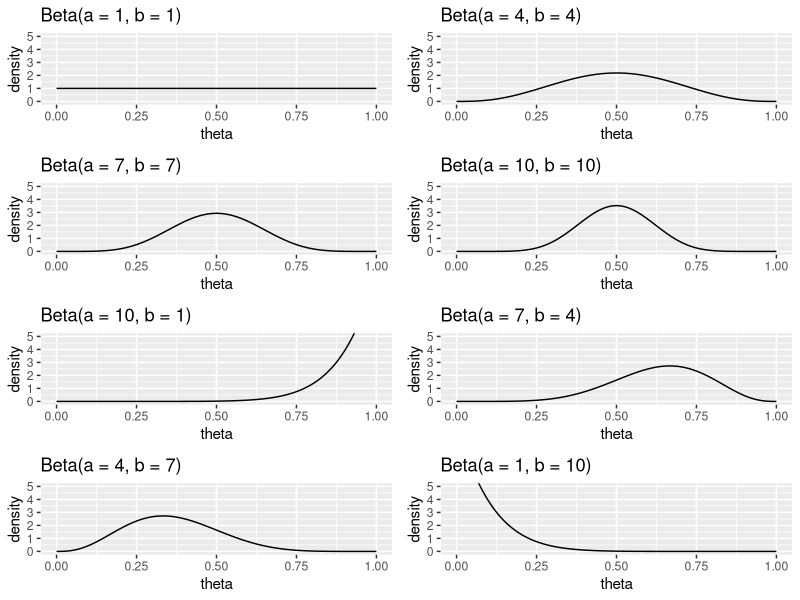
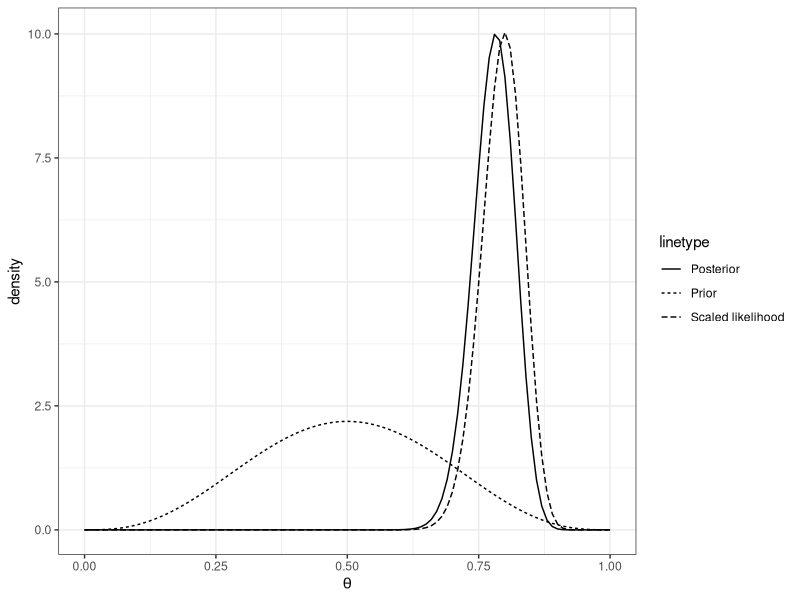
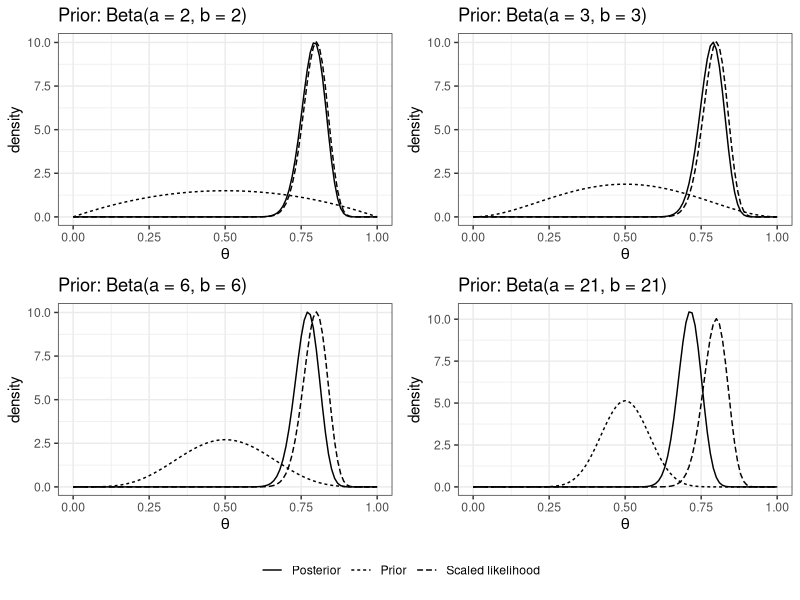
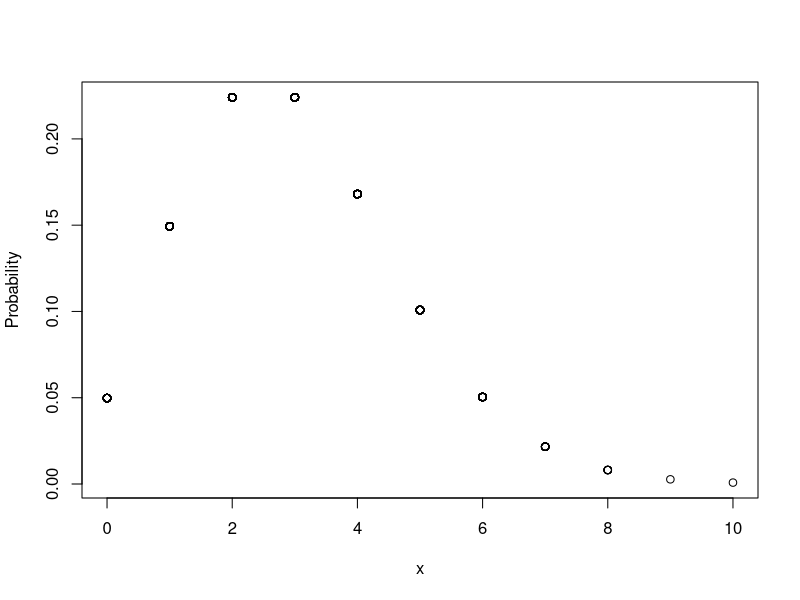
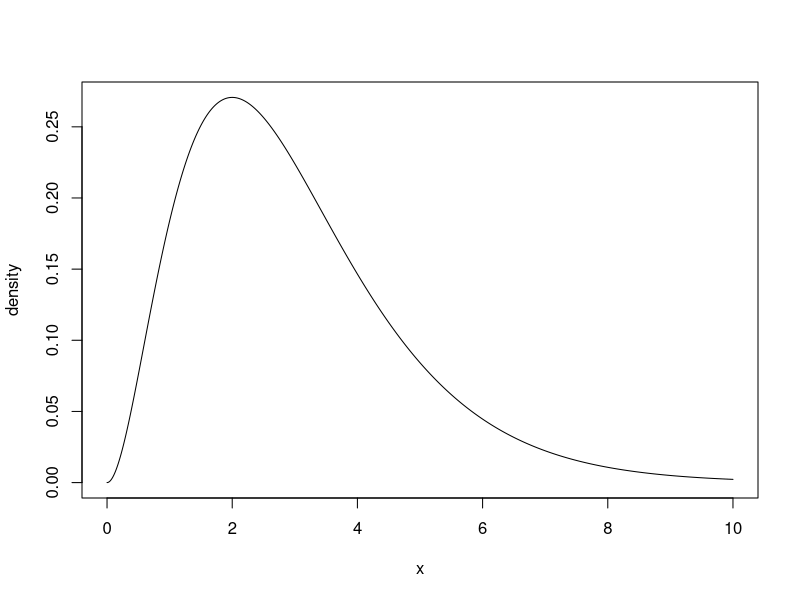
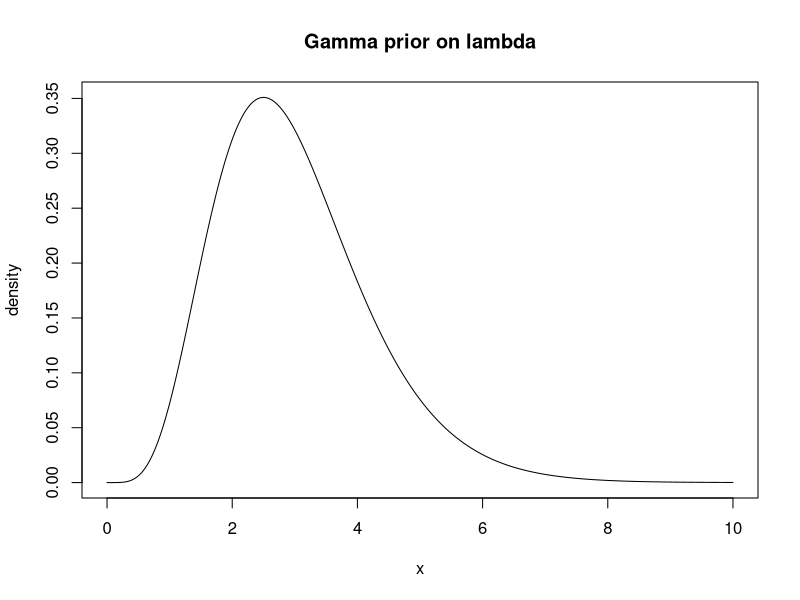

These figures' R source, in order:
## ---- chunk 1
cat('
<style>
body {
  margin-right: 120px;
}
</style>
')
## ---- chunk 2
knitr::opts_chunk$set(echo = TRUE)
library(tidyverse)
library(ggplot2)
## ---- chunk 3
estimated_means <- rbinom(100, 
                          size = 10, 
                          prob = 0.8) / 10
sd(estimated_means)
## ---- chunk 4
estimated_means <- rbinom(100, 
                          size = 100, 
                          prob = 0.8) / 100
sd(estimated_means)
## ---- chunk 5
theta <- runif(100, min = 0, max = 1)
estimated_means <- rbinom(100, 
                          size = 10, 
                          prob = theta) / 10
sd(estimated_means)
## ---- chunk 6
theta <- runif(100, min = 0.3, max = 0.8)
estimated_means <- rbinom(n=100, 
                          size = 10, 
                          prob = theta) / 10
sd(estimated_means)
## ---- chunk 7
ab <- tibble(a = c(
               seq(1, 10, 3),
               seq(10, 1, -3)
             ),
             b = c(seq(1, 10, 3), seq(1, 10, 3))
             )
plots <- pmap(ab, function(a, b) {
  (ggplot(data = tibble(theta = c(0, 1)), aes(theta)) +
   stat_function(
     fun = dbeta,
     args = list(shape1 = a, shape2 = b)
   ) +
   ylab("density") +
   coord_cartesian(ylim = c(0, 5))+
   ggtitle(paste0("Beta(a = ", a, ", b = ", b,")")))
})

cowplot::plot_grid(plotlist= plots, ncol=2)
## ---- chunk 8
qbeta(c(0.025, 0.975), 
      shape1 = 4, 
      shape2 = 4)
## ---- chunk 9
qbeta(c(0.025, 0.975), 
      shape1 = 10, 
      shape2 = 10)
## ---- chunk 10
PostFun <- function(theta) {
  theta^84 * (1 - theta)^24
}
(AUC <- integrate(PostFun, 
                  lower = 0, 
                  upper = 1)$value)
## ---- chunk 11
PostFun <- function(theta) {
  theta^84 * (1 - theta)^24 / AUC
}
integrate(PostFun, lower = 0, upper = 1)$value
## ---- chunk 12
## Likelihood
k <- 80
n <- 100
## Prior
a <- 4
b <- 4
binom_lh <- function(theta) {
dbinom(x=k, size =n, prob = theta)
}

K <- integrate(f = binom_lh, lower = 0, upper = 1)$value

binom_scaled_lh <- function(theta) 1/K * binom_lh(theta)

p_beta <- ggplot(data = tibble(theta = c(0, 1)), aes(theta)) +
  stat_function(
    fun = dbeta,
    args = list(shape1 = a, shape2 = b),
    aes(linetype = "Prior")
  ) +
  xlab(expression(theta))+
  ylab("density") +
  stat_function(
    fun = dbeta,
    args = list(shape1 = k + a, shape2 = n - k + b), aes(linetype = "Posterior")
  ) +
  stat_function(
    fun = binom_scaled_lh,
    aes(linetype = "Scaled likelihood")
  ) +
  theme(legend.title = element_blank())
p_beta + theme_bw()
## ---- chunk 13
qbeta(c(0.025, 0.975), shape1 = 84, shape2 = 24)
## ---- chunk 14
## Likelihood
k <- 80
n <- 100
## Prior
ab <- list(
   c(a=2,b=2),
   c(a=3,b=3),
   c(a=6,b=6),
   c(a=21,b=21))

plots <- purrr::map(ab, function(p){
(ggplot(data = tibble(theta = c(0, 1)), aes(theta)) +
  stat_function(
    fun = dbeta,
    args = list(shape1 = p[1], shape2 = p[2]),
    aes(linetype = "Prior")
  ) + theme_bw() +
   xlab(expression(theta)) +
  ylab("density") +
  stat_function(
    fun = dbeta,
    args = list(shape1 = k + p[1], shape2 = n - k + p[2]), aes(linetype = "Posterior")
  ) +
   stat_function(
    fun = binom_scaled_lh,
    aes(linetype = "Scaled likelihood")
  ) +
    theme(legend.position =  "none") +
    ggtitle(paste0("Prior: Beta(a = ", p[1], ", b = ", p[2],")")))
  })


# create some space to the left of the legend
legend <- cowplot::get_plot_component(plots[[1]] + theme(legend.position = "bottom", legend.title = element_blank())
                                    , 'guide-box-bottom', return_all = TRUE)

p <- cowplot::plot_grid(plots[[1]], plots[[2]], plots[[3]], plots[[4]], ncol = 2)

cowplot::plot_grid(p, cowplot::ggdraw(legend), ncol =1, rel_heights = c(0.9,0.1))

## ---- chunk 15
dat<-read.table(file="data/TRCexample.txt",
      header=TRUE)
head(dat,n=3)
## ---- chunk 16
summary(dat$value)
## ---- chunk 17
(x<-rpois(n=10,lambda=3))
## ---- chunk 18
x<-rpois(n=1000,lambda=3)
plot(x,dpois(x,lambda=3),ylab="Probability")
## ---- chunk 19
round(rgamma(n=10,shape=3,rate=1),2)
## ---- chunk 20
x<-seq(0,10,by=0.01)
plot(x,dgamma(x,shape=3,rate=1),
     type="l",
     ylab="density")
## ---- chunk 21
x<-seq(0,10,by=0.01)
plot(x,dgamma(x,shape=6,rate=2),
type="l",lty=1,
main="Gamma prior on lambda",ylab="density")
## ---- chunk 22
lambda<-rgamma(10000,shape=6,rate=2)

round(mean(lambda),1)
round(var(lambda),1)
